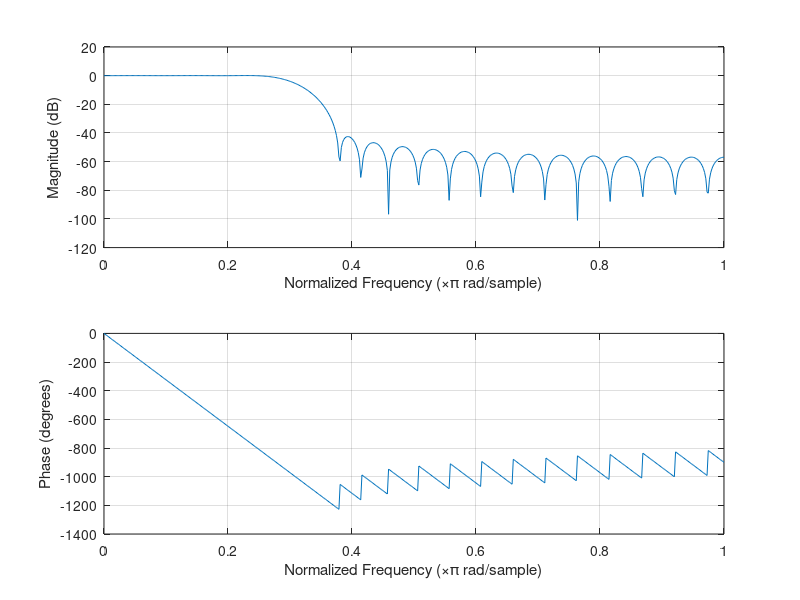

The MATLAB source for this figure:
clear
fs = 8000;
f = [1000 1500];
a = [1 0];
dev = [0.05 0.01];
[n,Wn,beta,ftype] = kaiserord(f,a,dev,fs);
b = fir1(n,Wn,ftype,kaiser(n+1,beta),'noscale');
freqz(b)

